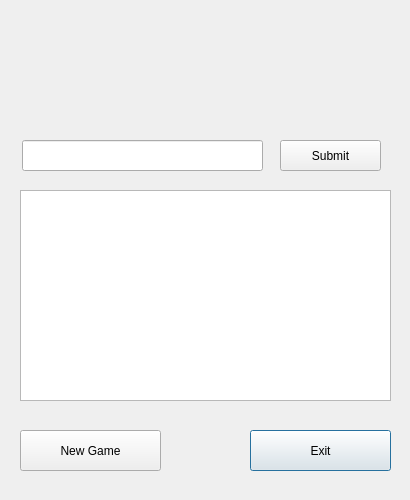
<?xml version="1.0" encoding="UTF-8"?>
<ui version="4.0">
 <class>GameOver</class>
 <widget class="QDialog" name="GameOver">
  <property name="geometry">
   <rect>
    <x>0</x>
    <y>0</y>
    <width>410</width>
    <height>500</height>
   </rect>
  </property>
  <property name="maximumSize">
   <size>
    <width>410</width>
    <height>500</height>
   </size>
  </property>
  <property name="windowTitle">
   <string>Dialog</string>
  </property>
  <widget class="QPushButton" name="exit">
   <property name="geometry">
    <rect>
     <x>250</x>
     <y>430</y>
     <width>141</width>
     <height>41</height>
    </rect>
   </property>
   <property name="text">
    <string>Exit</string>
   </property>
  </widget>
  <widget class="QLabel" name="score">
   <property name="geometry">
    <rect>
     <x>20</x>
     <y>20</y>
     <width>371</width>
     <height>111</height>
    </rect>
   </property>
   <property name="font">
    <font>
     <weight>75</weight>
     <italic>true</italic>
     <bold>true</bold>
    </font>
   </property>
   <property name="cursor">
    <cursorShape>ArrowCursor</cursorShape>
   </property>
   <property name="text">
    <string/>
   </property>
  </widget>
  <widget class="QPushButton" name="newGame">
   <property name="geometry">
    <rect>
     <x>20</x>
     <y>430</y>
     <width>141</width>
     <height>41</height>
    </rect>
   </property>
   <property name="maximumSize">
    <size>
     <width>141</width>
     <height>41</height>
    </size>
   </property>
   <property name="text">
    <string>New Game</string>
   </property>
  </widget>
  <widget class="QTextEdit" name="highScores">
   <property name="enabled">
    <bool>true</bool>
   </property>
   <property name="geometry">
    <rect>
     <x>20</x>
     <y>190</y>
     <width>371</width>
     <height>211</height>
    </rect>
   </property>
  </widget>
  <widget class="QLineEdit" name="nameInput">
   <property name="geometry">
    <rect>
     <x>22</x>
     <y>140</y>
     <width>241</width>
     <height>31</height>
    </rect>
   </property>
  </widget>
  <widget class="QPushButton" name="subScore">
   <property name="geometry">
    <rect>
     <x>280</x>
     <y>140</y>
     <width>101</width>
     <height>31</height>
    </rect>
   </property>
   <property name="text">
    <string>Submit</string>
   </property>
  </widget>
 </widget>
 <resources/>
 <connections/>
</ui>
